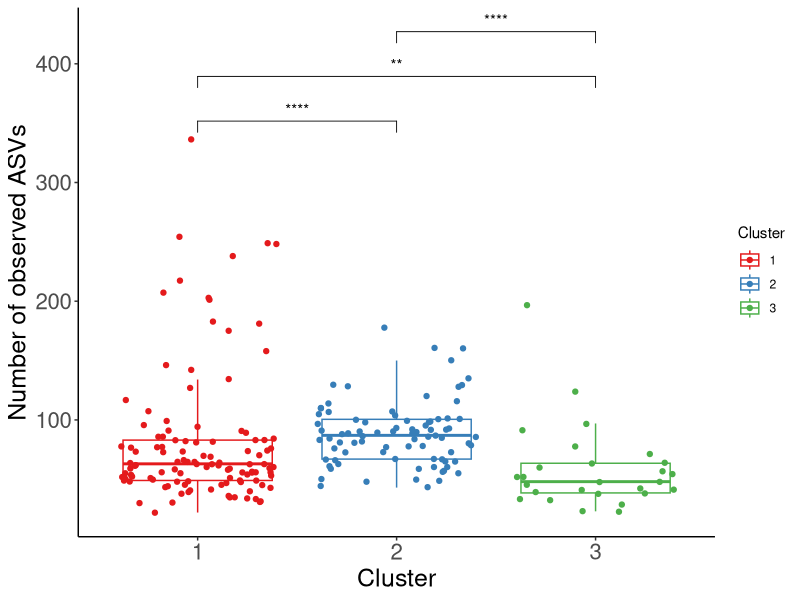
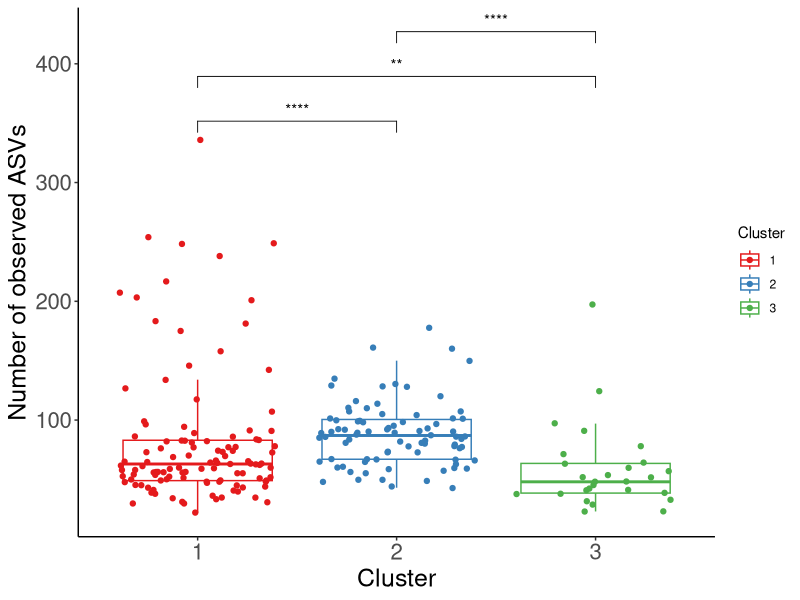
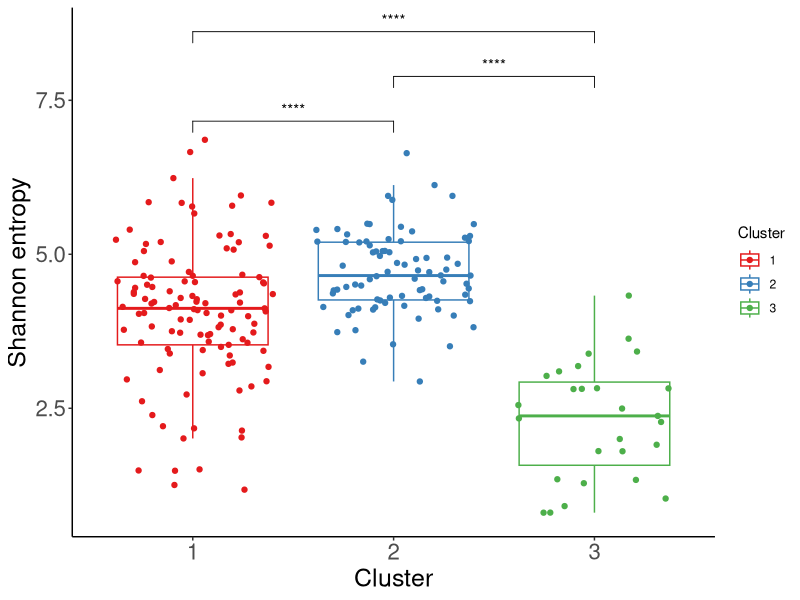
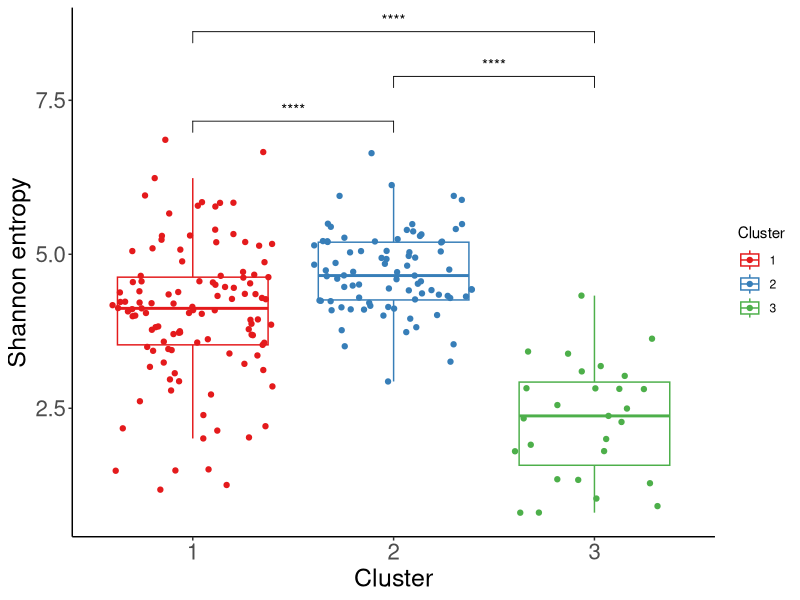
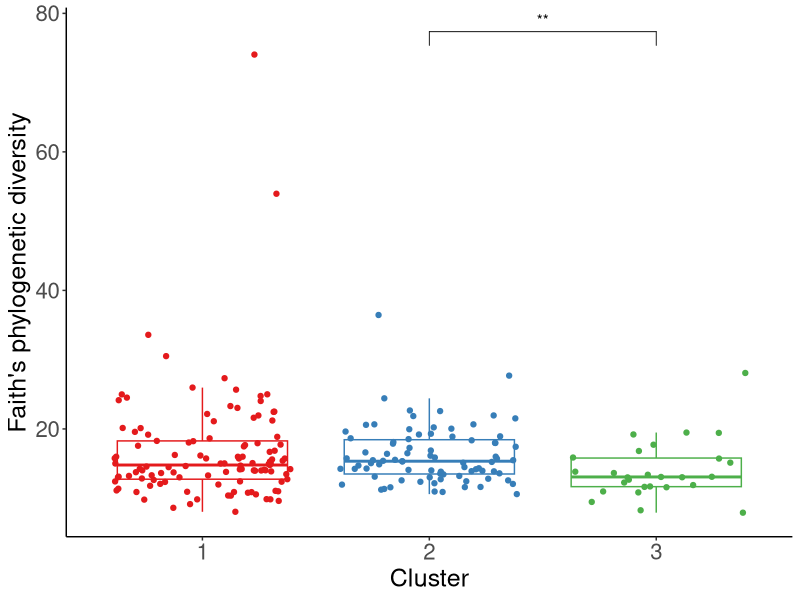
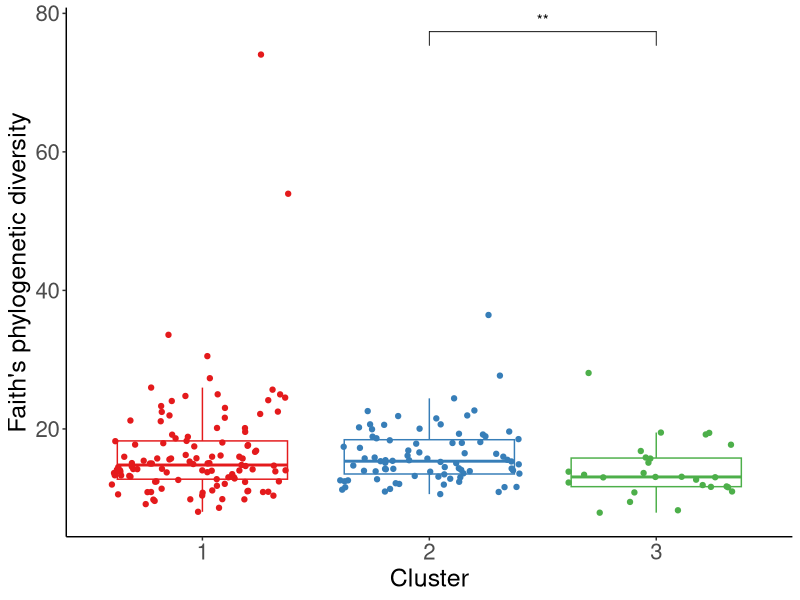
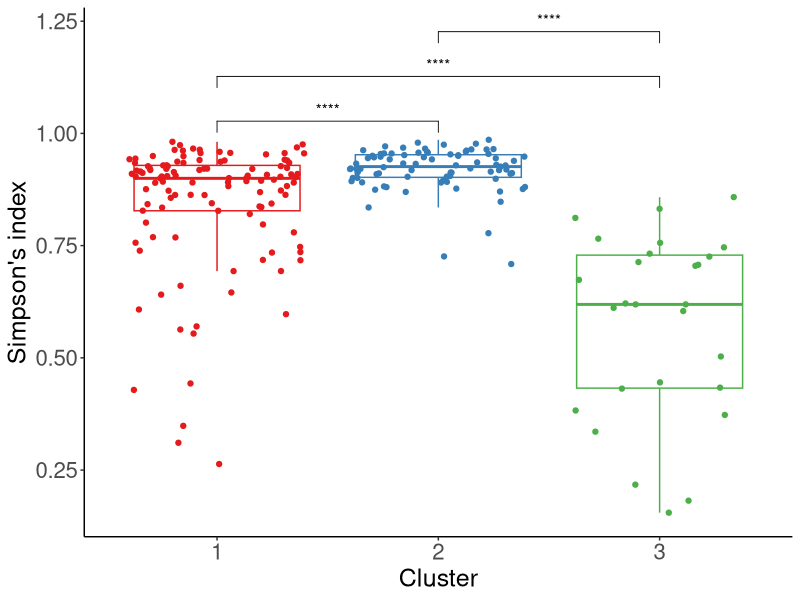
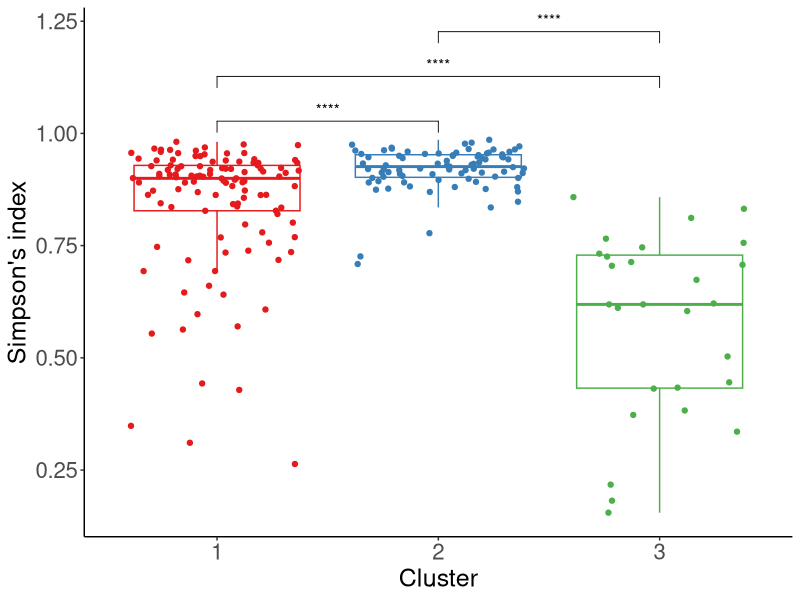

Write R code to recreate these figures, in order.
## ---- chunk 1
require("knitr")
opts_knit$set(root.dir='./')
## ---- chunk 2
library(ggplot2)
library(readr)
library(ggsignif)
library(scales)
library(ggpubr)
library(rstatix)
library(emmeans)

dir.create('./Analysis Figures/Figure1_subplots/', recursive = TRUE)
dir.create('./Results/Figure1_MultipleComparisons/', recursive = TRUE)
## ---- chunk 3
diversityMeasures <- read_csv('../Data/Alpha_Diversity_Measures_ASVs.csv')

cstAssignments <- read_csv('../Code/Results/CST_Analysis/Semen_CST_GeneraAssignments.csv')

diversityMeasures <- merge(diversityMeasures, cstAssignments, by.x='Sample Name', by.y='SampleID')

clinicalData <- read_csv('../Data/ClinicalData.csv')

diversityMeasures <- merge(diversityMeasures, clinicalData, by='Sample Name')
## ---- chunk 4
# Color palette from matplotlib/seaborn for reference
# mpl_color_palette <- c('#e41a1c', '#377eb8', '#4daf4a')
lmModel <- lm(shannon_entropy ~ as.factor(CST), data=diversityMeasures)
eMeansObj <- emmeans(lmModel, ~ as.factor(CST))
contrastRes <- pairs(eMeansObj)

write.csv(contrastRes, './Results/Figure1_MultipleComparisons/Shannon_CST_contrasts.csv')

pwc <- diversityMeasures %>% 
  dunn_test(shannon_entropy ~ CST, p.adjust.method = "holm") 

plotShannon <- ggplot(diversityMeasures, aes(x=as.factor(CST), y=`shannon_entropy`)) + geom_boxplot(aes(col=as.factor(CST)), outlier.shape=NA, alpha=1) + geom_jitter(aes(col=as.factor(CST))) + xlab('Cluster') + theme_classic() +    stat_compare_means(method = "wilcox.test",  comparisons = list(c("1", "2"), c("2", "3"), c("1", "3")), map_signif_level = TRUE, label = "p.signif", p.adjust.methods='holm') +
  scale_color_manual(name='Cluster', values = c("1" = "#e41a1c", "2"="#377eb8", "3"="#4daf4a")) + ylab('Shannon entropy') +
  theme(axis.text.x = element_text(size=16), axis.text.y = element_text(size=16), axis.title.x = element_text(size=18), axis.title.y = element_text(size=18)) 

lmModel <- lm(shannon_entropy ~ as.factor(CST), data=diversityMeasures)
eMeansObj <- emmeans(lmModel, ~ as.factor(CST))
contrastRes <- pairs(eMeansObj)

lmModel <- lm(observed_features ~ as.factor(CST), data=diversityMeasures)
eMeansObj <- emmeans(lmModel, ~ as.factor(CST))
contrastRes <- pairs(eMeansObj)

write.csv(contrastRes, './Results/Figure1_MultipleComparisons/Richness_CST_contrasts.csv')

plotRichness <- ggplot(diversityMeasures, aes(x=as.factor(CST), y=`observed_features`)) + geom_boxplot(aes(col=as.factor(CST)), outlier.shape=NA, alpha=1) + geom_jitter(aes(col=as.factor(CST))) + xlab('Cluster') + theme_classic() + 
  geom_pwc(method = "wilcox.test", label = "p.signif", hide.ns = TRUE, p.adjust.method='holm') + 
  #stat_compare_means(method = "wilcox.test",  comparisons = list(c("1", "2"), c("2", "3"), c("1", "3")), map_signif_level = TRUE, label = "p.signif", p.adjust.methods='holm') +
  scale_color_manual(name='Cluster', values = c("1" = "#e41a1c", "2"="#377eb8", "3"="#4daf4a")) + ylab('Number of observed ASVs') +
  theme(axis.text.x = element_text(size=16), axis.text.y = element_text(size=16), axis.title.x = element_text(size=18), axis.title.y = element_text(size=18)) 

lmModel <- lm(faith_pd ~ as.factor(CST), data=diversityMeasures)
eMeansObj <- emmeans(lmModel, ~ as.factor(CST))
contrastRes <- pairs(eMeansObj)

write.csv(contrastRes, './Results/Figure1_MultipleComparisons/FaithPD_CST_contrasts.csv')

plotFaithPD <- ggplot(diversityMeasures, aes(x=as.factor(CST), y=`faith_pd`)) + geom_boxplot(aes(col=as.factor(CST)), outlier.shape=NA, alpha=1) + geom_jitter(aes(col=as.factor(CST))) + xlab('Cluster') + theme_classic() + 
  geom_pwc(method = "wilcox.test", label = "p.signif", hide.ns = TRUE, p.adjust.method='holm') + 
  # stat_compare_means(method = "wilcox.test",  comparisons = list(c("1", "2"), c("2", "3"), c("1", "3")), map_signif_level = TRUE, label = "p.signif", p.adjust.methods='holm', hide.ns = TRUE)  +
  scale_color_manual(name='Cluster', values = c("1" = "#e41a1c", "2"="#377eb8", "3"="#4daf4a"))    + ylab('Faith\'s phylogenetic diversity') + guides(color='none') +
  theme(axis.text.x = element_text(size=16), axis.text.y = element_text(size=16), axis.title.x = element_text(size=18), axis.title.y = element_text(size=18)) 

lmModel <- lm(simpson ~ as.factor(CST), data=diversityMeasures)
eMeansObj <- emmeans(lmModel, ~ as.factor(CST))
contrastRes <- pairs(eMeansObj)

write.csv(contrastRes, './Results/Figure1_MultipleComparisons/Simpson_CST_contrasts.csv')

plotSimpson <- ggplot(diversityMeasures, aes(x=as.factor(CST), y=`simpson`)) + geom_boxplot(aes(col=as.factor(CST)), outlier.shape=NA, alpha=1) + geom_jitter(aes(col=as.factor(CST))) + xlab('Cluster') + theme_classic() + 
    geom_pwc(method = "wilcox.test", label = "p.signif", hide.ns = TRUE, p.adjust.method='holm') + 
# stat_compare_means(method = "wilcox.test",  comparisons = list(c("1", "2"), c("2", "3"), c("1", "3")), map_signif_level = TRUE, label = "p.signif", p.adjust.methods='holm') +
  scale_color_manual(name='Cluster', values = c("1" = "#e41a1c", "2"="#377eb8", "3"="#4daf4a")) + ylab('Simpson\'s index') + guides(color='none') +
  theme(axis.text.x = element_text(size=16), axis.text.y = element_text(size=16), axis.title.x = element_text(size=18), axis.title.y = element_text(size=18)) 

lmModel <- lm(simpson_e ~ as.factor(CST), data=diversityMeasures)
eMeansObj <- emmeans(lmModel, ~ as.factor(CST))
contrastRes <- pairs(eMeansObj)

write.csv(contrastRes, './Results/Figure1_MultipleComparisons/SimpsonEveness_CST_contrasts.csv')

plotSimpson_e <- ggplot(diversityMeasures, aes(x=as.factor(CST), y=`simpson_e`)) + geom_boxplot(aes(col=as.factor(CST)), outlier.shape=NA, alpha=1) + geom_jitter(aes(col=as.factor(CST))) + xlab('Cluster') + theme_classic() + 
   geom_pwc(method = "wilcox.test", label = "p.signif", hide.ns = TRUE, p.adjust.method='holm') + 
  # stat_compare_means(method = "wilcox.test",  comparisons = list(c("1", "2"), c("2", "3"), c("1", "3")), map_signif_level = TRUE, label = "p.signif", p.adjust.methods='holm') +
  scale_color_manual(name='Cluster', values = c("1" = "#e41a1c", "2"="#377eb8", "3"="#4daf4a")) + ylab('Simpson\'s evenness') + guides(color='none') +
  theme(axis.text.x = element_text(size=16), axis.text.y = element_text(size=16), axis.title.x = element_text(size=18), axis.title.y = element_text(size=18)) 


lmModel <- lm(log(`Total 16s rRNA copy per mL`) ~ as.factor(CST), data=diversityMeasures)
eMeansObj <- emmeans(lmModel, ~ as.factor(CST))
contrastRes <- pairs(eMeansObj)

write.csv(contrastRes, './Results/Figure1_MultipleComparisons/16SCopy_CST_contrasts.csv')

plotBacterialAmount <- ggplot(diversityMeasures, aes(x=as.factor(CST), y=`Total 16s rRNA copy per mL`)) + geom_boxplot(aes(col=as.factor(CST)), outlier.shape=NA, alpha=1) + geom_jitter(aes(col=as.factor(CST))) + xlab('Cluster') + theme_classic() +  stat_compare_means(method = "wilcox.test",  comparisons = list(c("1", "2"), c("2", "3"), c("1", "3")), map_signif_level = TRUE, label = "p.signif", p.adjust.methods='holm') + ylab(expression(log[10]~ "(16S rRNA copy number / mL semen)")) + 
 scale_color_manual(name='Cluster', values = c("1" = "#e41a1c", "2"="#377eb8", "3"="#4daf4a"))   +  scale_y_log10(breaks = trans_breaks("log10", function(x) 10^x), labels = trans_format("log10", math_format(10^.x))) + guides(color='none')  +
  theme(axis.text.x = element_text(size=16), axis.text.y = element_text(size=16), axis.title.x = element_text(size=18), axis.title.y = element_text(size=18)) 

ggsave('./Analysis Figures/Figure1_subplots/Fig1-spRichness.svg', plotRichness, dpi=300, width=10, height=10)
ggsave('./Analysis Figures/Figure1_subplots/Fig1-spRicheness.png', plotRichness, dpi=300)

ggsave('./Analysis Figures/Figure1_subplots/Fig1-spDivShannon.svg', plotShannon, dpi=300, width=10, height=10)
ggsave('.//Analysis Figures/Figure1_subplots/Fig1-spDivShannon.png', plotShannon, dpi=300)

ggsave('./Analysis Figures/Figure1_subplots/Fig1-spDivFD.svg', plotFaithPD, dpi=300, width=10, height=10)
ggsave('.//Analysis Figures/Figure1_subplots/Fig1-spDivFD.png', plotFaithPD, dpi=300)


ggsave('./Analysis Figures/Figure1_subplots/Fig1-spDivSimpson.svg', plotSimpson, dpi=300, width=10, height=10)
ggsave('.//Analysis Figures/Figure1_subplots/Fig1-spDivSimpson.png', plotSimpson, dpi=300)

ggsave('./Analysis Figures/Figure1_subplots/Fig1-spDivSimpson_e.svg', plotSimpson_e, dpi=300, width=10, height=10)
ggsave('.//Analysis Figures/Figure1_subplots/Fig1-spDivSimpson_e.png', plotSimpson_e, dpi=300)

ggsave('./Analysis Figures/Figure1_subplots/Fig1-BactAbundance.svg', plotBacterialAmount, dpi=300, width=10, height=10)
ggsave('./Analysis Figures/Figure1_subplots/Fig1-BactAbundance.png', plotBacterialAmount, dpi=300)
